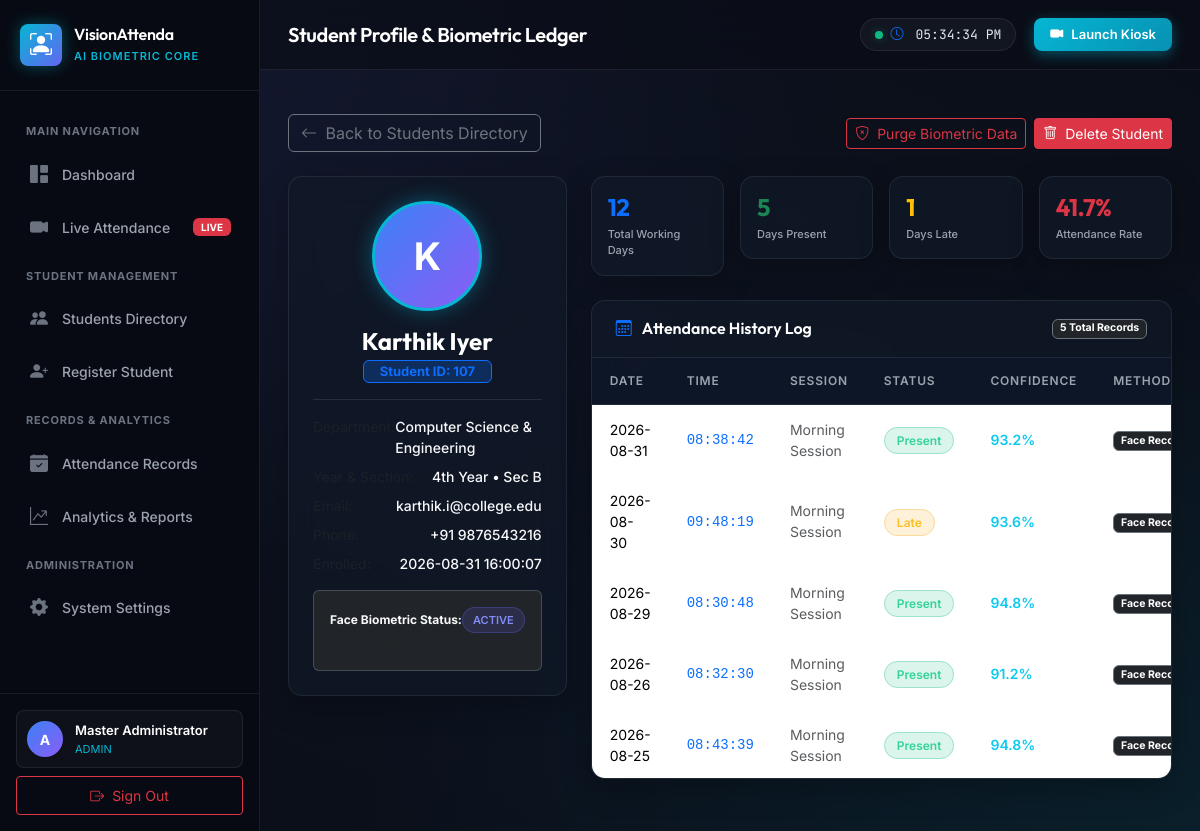
The app's page /student/107 (signed in) with its own data.
### models/student.py (models this page shows, shortened)
class Student(db.Model):
    __tablename__ = 'students'
    id = db.Column(db.Integer, primary_key=True)
    student_id = db.Column(db.String(50), unique=True, nullable=False, index=True)
    name = db.Column(db.String(100), nullable=False)
    department = db.Column(db.String(100), nullable=False, index=True)
    year = db.Column(db.String(20), nullable=False, index=True)
    section = db.Column(db.String(20), nullable=False)
    email = db.Column(db.String(120), unique=True, nullable=False)
    phone = db.Column(db.String(20), nullable=True)
    face_embedding = db.Column(db.Text, nullable=True)
    samples_count = db.Column(db.Integer, default=0)
    photo_path = db.Column(db.String(255), nullable=True)
    is_active = db.Column(db.Boolean, default=True)
    biometric_registered_at = db.Column(db.DateTime, nullable=True)
    created_at = db.Column(db.DateTime, default=datetime.utcnow)
    updated_at = db.Column(db.DateTime, default=datetime.utcnow, onupdate=datetime.utcnow)
    attendances = db.relationship('Attendance', backref='student_ref', lazy=True, cascade='all, delete-orphan')
    def to_dict(self):
        return {
            'id': self.id,
            'student_id': self.student_id,
            'name': self.name,
            'department': self.department,
            'year': self.year,
            'section': self.section,
            'email': self.email,
            'phone': self.phone,
            'has_biometric': bool(self.face_embedding),
            'samples_count': self.samples_count,
            'photo_path': self.photo_path,
            'is_active': self.is_active,
            'biometric_registered_at': self.biometric_registered_at.strftime('%Y-%m-%d %H:%M:%S') if self.biometric_registered_at else None,
            'created_at': self.created_at.strftime('%Y-%m-%d %H:%M:%S') if self.created_at else None
        }

### models/attendance.py (models this page shows)
class Attendance(db.Model):
    __tablename__ = 'attendance'
    id = db.Column(db.Integer, primary_key=True)
    student_id = db.Column(db.String(50), db.ForeignKey('students.student_id', ondelete='CASCADE'), nullable=False, index=True)
    student_name = db.Column(db.String(100), nullable=False)
    department = db.Column(db.String(100), nullable=False, index=True)
    attendance_date = db.Column(db.Date, nullable=False, default=date.today, index=True)
    attendance_time = db.Column(db.Time, nullable=False)
    status = db.Column(db.String(20), default='Present') # Present, Late, Absent
    confidence = db.Column(db.Float, default=0.0)
    session_name = db.Column(db.String(50), default='Morning Session')
    verification_method = db.Column(db.String(30), default='Face Recognition')
    remarks = db.Column(db.String(255), nullable=True)
    created_at = db.Column(db.DateTime, default=datetime.utcnow)
    __table_args__ = (
        db.UniqueConstraint('student_id', 'attendance_date', 'session_name', name='unique_student_date_session'),
    )
    def to_dict(self):
        return {
            'id': self.id,
            'student_id': self.student_id,
            'student_name': self.student_name,
            'department': self.department,
            'attendance_date': self.attendance_date.strftime('%Y-%m-%d'),
            'attendance_time': self.attendance_time.strftime('%H:%M:%S'),
            'status': self.status,
            'confidence': round(self.confidence * 100, 1) if self.confidence else 0.0,
            'session_name': self.session_name,
            'verification_method': self.verification_method,
            'remarks': self.remarks,
            'created_at': self.created_at.strftime('%Y-%m-%d %H:%M:%S')
        }

### routes/student_routes.py (the view)
@student_bp.route('/student/<student_id>')
@login_required
def student_profile_view(student_id):
    stats = AttendanceService.get_student_attendance_stats(student_id)
    if not stats:
        flash(f"Student '{student_id}' not found.", "warning")
        return redirect(url_for('students.students_view'))
    return render_template('student_profile.html', stats=stats)

### routes/auth_routes.py (called while the page is built)
def login_required(view):
    @functools.wraps(view)
    def wrapped_view(**kwargs):
        if 'user_id' not in session:
            if request.path.startswith('/api/'):
                return jsonify({'error': 'Unauthorized. Please login.'}), 401
            return redirect(url_for('auth.login', next=request.url))
        return view(**kwargs)
    return wrapped_view

### templates/student_profile.html (shortened to what this page needs)
{% extends 'base.html' %}
{% block page_title %}Student Profile & Biometric Ledger{% endblock %}
{% block content %}
<div class="container-fluid p-0">
  <div class="d-flex align-items-center justify-content-between mb-4">
    <a href="{{ url_for('students.students_view') }}" class="btn btn-outline-secondary">
      <i class="bi bi-arrow-left me-1"></i> Back to Students Directory
    </a>
    <div class="d-flex align-items-center gap-2">
      <button class="btn btn-outline-danger btn-sm" onclick="purgeBiometrics('{{ stats.student.student_id }}')">
        <i class="bi bi-shield-x me-1"></i> Purge Biometric Data
      </button>
      <button class="btn btn-danger btn-sm" onclick="deleteStudent('{{ stats.student.student_id }}', '{{ stats.student.name }}')">
        <i class="bi bi-trash me-1"></i> Delete Student
      </button>
    </div>
  </div>
  <div class="row g-4 mb-4">
    <div class="col-12 col-lg-4">
      <div class="glass-card p-4 text-center mb-4">
        <div class="user-avatar mx-auto mb-3 overflow-hidden" style="width: 110px; height: 110px; font-size: 38px; border: 3px solid var(--primary); box-shadow: 0 0 20px var(--primary-glow);">
          {% if stats.student.photo_path %}
            <img src="{{ stats.student.photo_path }}" class="w-100 h-100 object-fit-cover">
          {% else %}
            {{ stats.student.name[:1] }}
          {% endif %}
        </div>
        <h4 class="text-white fw-bold mb-1">{{ stats.student.name }}</h4>
        <div class="badge bg-primary bg-opacity-25 text-primary border border-primary px-3 py-1 mb-3" style="font-size: 13px;">
          Student ID: {{ stats.student.student_id }}
        </div>
        <div class="text-start border-top border-secondary border-opacity-25 pt-3">
          <div class="d-flex justify-content-between mb-2">
            <span class="text-muted">Department:</span>
            <span class="text-light fw-medium">{{ stats.student.department }}</span>
          </div>
          <div class="d-flex justify-content-between mb-2">
            <span class="text-muted">Year & Section:</span>
            <span class="text-light fw-medium">{{ stats.student.year }} &bull; Sec {{ stats.student.section }}</span>
          </div>
          <div class="d-flex justify-content-between mb-2">
            <span class="text-muted">Email:</span>
            <span class="text-light fw-medium">{{ stats.student.email }}</span>
          </div>
          <div class="d-flex justify-content-between mb-2">
            <span class="text-muted">Phone:</span>
            <span class="text-light fw-medium">{{ stats.student.phone or 'N/A' }}</span>
          </div>
          <div class="d-flex justify-content-between mb-2">
            <span class="text-muted">Enrolled:</span>
            <span class="text-light fw-medium">{{ stats.student.created_at }}</span>
          </div>
        </div>
        <div class="mt-3 p-3 rounded bg-dark border border-secondary border-opacity-50 text-start">
          <div class="d-flex align-items-center justify-content-between mb-1">
            <span class="fw-bold text-light" style="font-size: 12px;">Face Biometric Status:</span>
            {% if stats.student.has_biometric %}
              <span class="badge-tech-bio">ACTIVE</span>
            {% else %}
              <span class="badge bg-danger">PURGED / NONE</span>
            {% endif %}
          </div>
          <div class="text-muted" style="font-size: 11px;">
          </div>
        </div>
      </div>
    </div>
    <div class="col-12 col-lg-8">
      <div class="row g-3 mb-4">
        <div class="col-6 col-sm-3">
          <div class="glass-card stat-card p-3">
            <div class="stat-info">
              <h3 class="text-primary fs-4">{{ stats.total_possible_days }}</h3>
              <p style="font-size: 11px;">Total Working Days</p>
            </div>
          </div>
        </div>
        <div class="col-6 col-sm-3">
          <div class="glass-card stat-card p-3">
            <div class="stat-info">
              <h3 class="text-success fs-4">{{ stats.present_days }}</h3>
              <p style="font-size: 11px;">Days Present</p>
            </div>
          </div>
        </div>
        <div class="col-6 col-sm-3">
          <div class="glass-card stat-card p-3">
            <div class="stat-info">
              <h3 class="text-warning fs-4">{{ stats.late_days }}</h3>
              <p style="font-size: 11px;">Days Late</p>
            </div>
          </div>
        </div>
        <div class="col-6 col-sm-3">
          <div class="glass-card stat-card p-3">
            <div class="stat-info">
              <h3 class="text-{{ 'success' if stats.attendance_percentage >= 75 else 'danger' }} fs-4">
                {{ stats.attendance_percentage }}%
              </h3>
              <p style="font-size: 11px;">Attendance Rate</p>
            </div>
          </div>
        </div>
      </div>
      <div class="glass-card">
        <div class="card-header-tech">
          <h5><i class="bi bi-calendar3 text-primary"></i> Attendance History Log</h5>
          <span class="badge bg-dark border border-secondary">{{ stats.history | length }} Total Records</span>
        </div>
        <div class="card-body-tech p-0">
          <div class="table-responsive" style="max-height: 420px; overflow-y: auto;">
            <table class="table table-tech mb-0">
              <thead>
                <tr>
                  <th>Date</th>
                  <th>Time</th>
                  <th>Session</th>
                  <th>Status</th>
                  <th>Confidence</th>
                  <th>Method</th>
                </tr>
              </thead>
              <tbody>
                {% if stats.history %}
                  {% for h in stats.history %}
                    <tr>
                      <td>{{ h.attendance_date }}</td>
                      <td><span class="font-monospace text-primary">{{ h.attendance_time }}</span></td>
                      <td><span class="text-muted">{{ h.session_name }}</span></td>
                      <td>
                        <span class="badge-tech-{{ 'present' if h.status == 'Present' else ('late' if h.status == 'Late' else 'absent') }}">
                          {{ h.status }}
                        </span>
                      </td>
                      <td>
                        <span class="text-info fw-semibold">{{ h.confidence }}%</span>
                      </td>
                      <td><span class="badge bg-dark border border-secondary">{{ h.verification_method }}</span></td>
                    </tr>
                  {% endfor %}
                {% else %}
                  <tr>
                    <td colspan="6" class="text-center py-4 text-muted">No attendance history records found for this student.</td>
                  </tr>
                {% endif %}
              </tbody>
            </table>
          </div>
        </div>
      </div>
    </div>
  </div>
</div>
{% endblock %}

### static/css/style.css (style rules this page uses)
:root { --bg-main: #0a0e17; --bg-card: rgba(17, 24, 39, 0.75); --bg-card-hover: rgba(30, 41, 59, 0.85); --bg-card-solid: #111827; --bg-sidebar: #070a12; --border-color: rgba(255, 255, 255, 0.08); --border-glow: rgba(6, 182, 212, 0.3); --primary: #06b6d4; --primary-glow: rgba(6, 182, 212, 0.4); --primary-hover: #0891b2; --accent: #6366f1; --accent-glow: rgba(99, 102, 241, 0.35); --success: #10b981; --success-glow: rgba(16, 185, 129, 0.35); --warning: #f59e0b; --danger: #ef4444; --danger-glow: rgba(239, 68, 68, 0.35); --text-main: #f3f4f6; --text-muted: #9ca3af; --text-dim: #6b7280; --font-heading: 'Outfit', sans-serif; --font-body: 'Inter', sans-serif; --font-mono: 'JetBrains Mono', monospace; --glass-blur: blur(16px); --radius-sm: 8px; --radius-md: 14px; --radius-lg: 20px; --transition: all 0.25s cubic-bezier(0.4, 0, 0.2, 1); }
*, *::before, *::after { box-sizing: border-box; }
body { margin: 0; padding: 0; background-color: var(--bg-main); background-image: radial-gradient(at 0% 0%, rgba(99, 102, 241, 0.12) 0px, transparent 50%), radial-gradient(at 100% 100%, rgba(6, 182, 212, 0.1) 0px, transparent 50%), radial-gradient(at 50% 50%, rgba(15, 23, 42, 0.5) 0px, transparent 100%); background-attachment: fixed; color: var(--text-main); font-family: var(--font-body); font-size: 14px; line-height: 1.5; min-height: 100vh; overflow-x: hidden; }
h1, h2, h3, h4, h5, h6, .brand-title { font-family: var(--font-heading); font-weight: 600; color: #ffffff; margin-top: 0; }
a { color: var(--primary); text-decoration: none; transition: var(--transition); }
.user-avatar { width: 36px; height: 36px; border-radius: 50%; background: linear-gradient(135deg, #3b82f6, #8b5cf6); display: flex; align-items: center; justify-content: center; color: #fff; font-weight: 700; font-size: 14px; }
.glass-card { background: var(--bg-card); backdrop-filter: var(--glass-blur); -webkit-backdrop-filter: var(--glass-blur); border: 1px solid var(--border-color); border-radius: var(--radius-md); box-shadow: 0 10px 30px rgba(0, 0, 0, 0.25); transition: var(--transition); position: relative; overflow: hidden; }
.card-header-tech { padding: 18px 24px; border-bottom: 1px solid var(--border-color); display: flex; align-items: center; justify-content: space-between; }
.card-header-tech h5 { margin: 0; font-size: 16px; display: flex; align-items: center; gap: 10px; }
.card-body-tech { padding: 24px; }
.stat-card { display: flex; align-items: center; gap: 20px; padding: 24px; }
.stat-info h3 { font-size: 28px; font-weight: 700; margin: 0 0 4px; letter-spacing: -0.5px; }
.stat-info p { margin: 0; color: var(--text-muted); font-size: 13px; font-weight: 500; }
.badge-tech-present { background: rgba(16, 185, 129, 0.15); color: #34d399; border: 1px solid rgba(16, 185, 129, 0.3); padding: 5px 12px; border-radius: 20px; font-weight: 600; font-size: 12px; }
.badge-tech-late { background: rgba(245, 158, 11, 0.15); color: #fbbf24; border: 1px solid rgba(245, 158, 11, 0.3); padding: 5px 12px; border-radius: 20px; font-weight: 600; font-size: 12px; }
.badge-tech-bio { background: rgba(99, 102, 241, 0.15); color: #818cf8; border: 1px solid rgba(99, 102, 241, 0.3); padding: 4px 10px; border-radius: 20px; font-size: 11px; font-weight: 600; }
.table-tech { width: 100%; border-collapse: separate; border-spacing: 0; color: #e2e8f0; }
.table-tech th { background: rgba(15, 23, 42, 0.7); padding: 14px 18px; font-size: 12px; text-transform: uppercase; letter-spacing: 0.8px; color: var(--text-muted); border-bottom: 1px solid var(--border-color); font-weight: 600; }
.table-tech td { padding: 14px 18px; border-bottom: 1px solid rgba(255, 255, 255, 0.04); vertical-align: middle; }

### records on screen
Student: student "K", student.name "Karthik Iyer", student.student_id "107", student.department "Computer Science & Engineering", student.year "4th Year", student.email "karthik.i@college.edu", student "+91 9876543216"
Attendance: attendance_date "2026-08-31", attendance_time "08:38:42", session_name "Morning Session", status "Present", confidence "93.2", verification_method "Face…"
Attendance: attendance_date "2026-08-30", attendance_time "09:48:19", session_name "Morning Session", status "Late", confidence "93.6", verification_method "Face…"
Attendance: attendance_date "2026-08-29", attendance_time "08:30:48", session_name "Morning Session", status "Present", confidence "94.8", verification_method "Face…"
Attendance: attendance_date "2026-08-26", attendance_time "08:32:30", session_name "Morning Session", status "Present", confidence "91.2", verification_method "Face…"
Attendance: attendance_date "2026-08-25", attendance_time "08:43:39", session_name "Morning Session", status "Present", confidence "94.8", verification_method "Face…"

### other values on screen
{{ session.get('username', 'A')[:1].upper() }} "A"
{{ session.get('full_name', 'Administrator') }} "Master Administrator"
{{ session.get('role', 'admin').upper() }} "ADMIN"
{{ stats.student.section }} "B"
{{ stats.student.created_at }} "2026-08-31 16:00:07"
{{ stats.total_possible_days }} "12"
{{ stats.present_days }} "5"
{{ stats.late_days }} "1"
{{ stats.attendance_percentage }} "41.7"
{{ stats.history | length }} "5"
